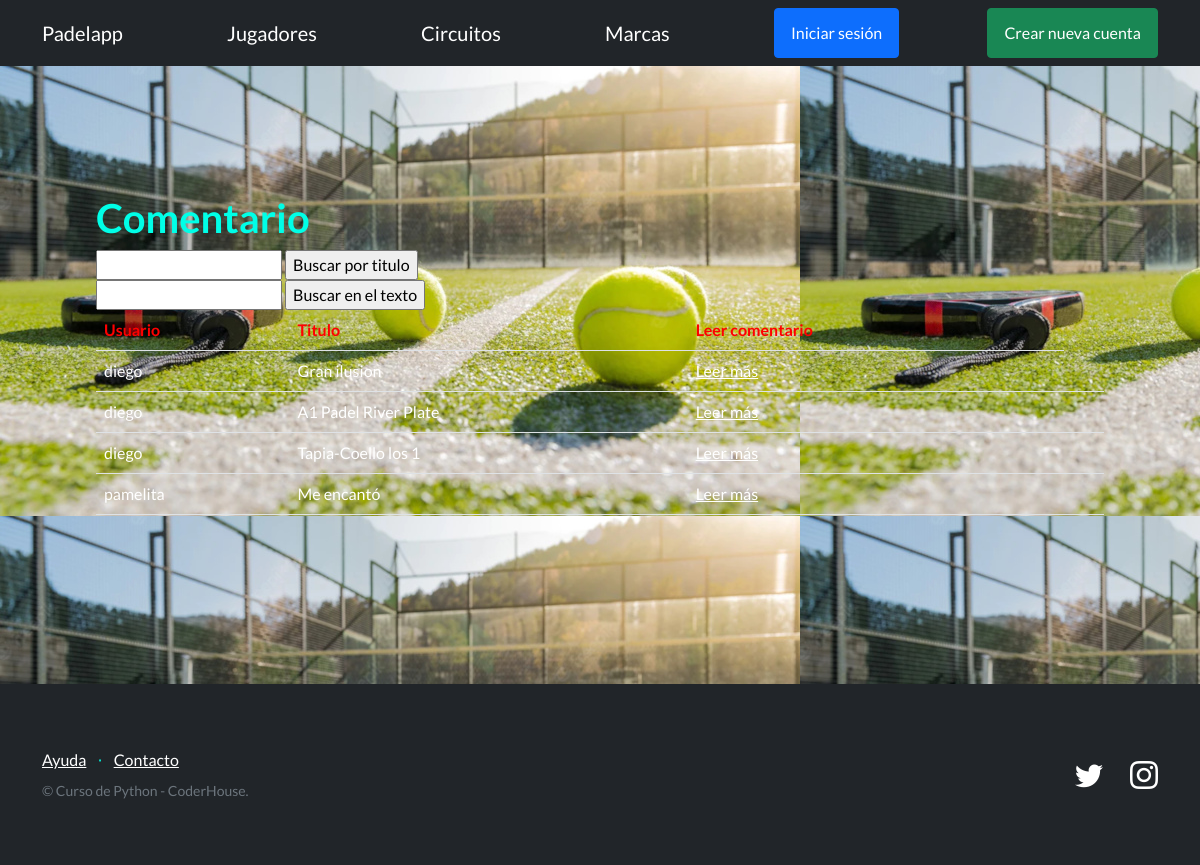
/PadelApp/listar_comentarios, run on an earlier commit of the app's database.
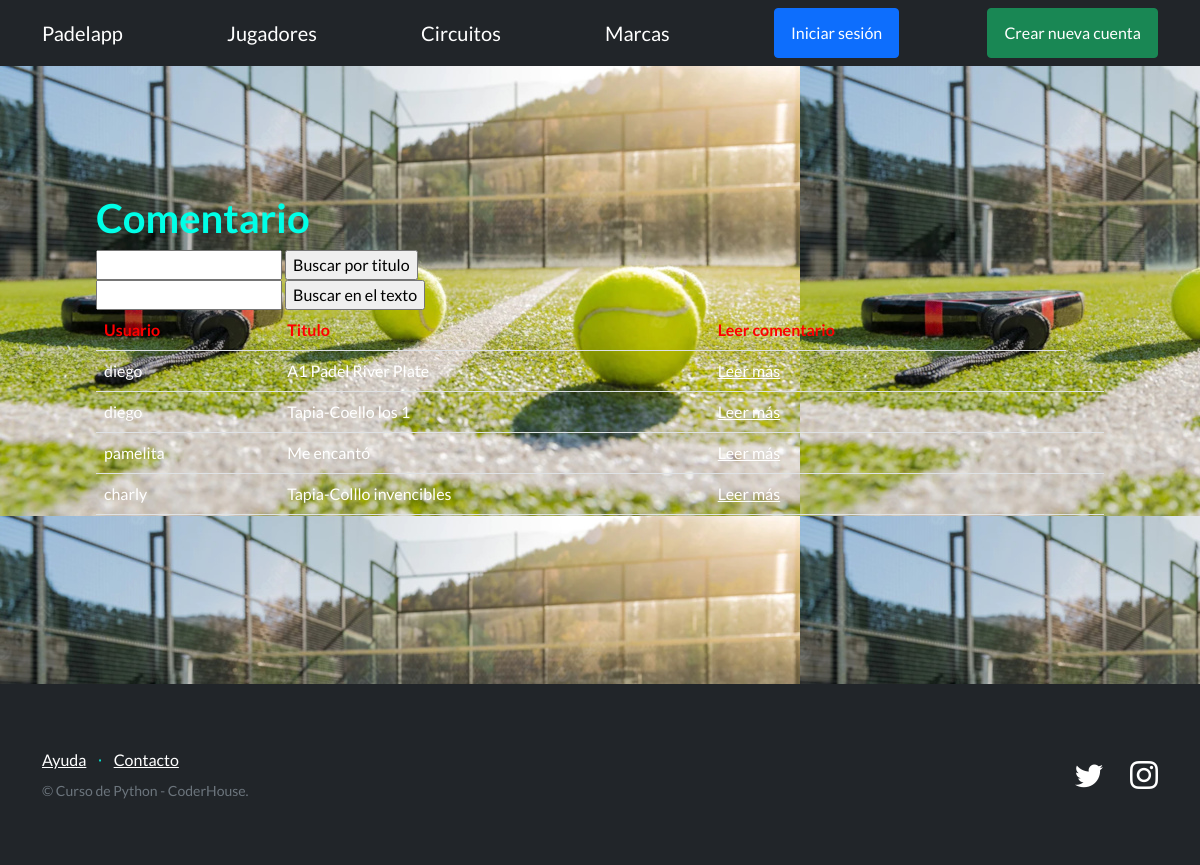
And on a later commit of the database.
### PadelApp/models.py (models this page shows, shortened)
class Comentario(models.Model):
    usuario = models.ForeignKey(User, on_delete=models.CASCADE)
    texto = models.TextField()
    titulo = models.CharField(max_length=100)
    fecha_creacion = models.DateTimeField(auto_now_add=True)

### PadelApp/views.py (the view)
# urls.py: path("listar_comentarios", ComentarioListView.as_view(), name="listar_comentarios" ),
class ComentarioListView(ListView):
    model = Comentario
    template_name = 'PadelApp/comentario.html'

### PadelApp/templates/PadelApp/comentario.html (shortened to what this page needs)
{% extends "PadelApp/base2.html" %}
{% block contenido %}
<section>
    <div>
      <h1>Comentario</h1>
      <form action="{% url 'buscar_comentario_titulo' %}" method="get">
        <input type="text" name="q">
        <input type="submit" value="Buscar por titulo">
      </form>
      <form action="{% url 'buscar_comentario_texto' %}" method="get">
        <input type="text" name="q">
        <input type="submit" value="Buscar en el texto">
      </form>
      <table class="table">
        <tbody>
          <tr>
            <th style="color:red">Usuario</th>
            <th style="color:red">Titulo</th>
            <th style="color:red"> Leer comentario</th>
            <th></th>
          </tr>
          {% for comentario in object_list %}
          <tr>
            <td style="color:white">{{ comentario.usuario }}</td>
            <td style="color:white">{{ comentario.titulo }}</td>
            <td>
                <a href = "{% url "detalle_comentario" comentario.id %}">Leer más</a>
            </td>
            <td>
            </td>
            <td>
            </td>
          </tr>
          {% empty %}
          <tr>
            <td style="color:red" colspan="5">No hay resultados para la búsqueda.</td>
          </tr>
          {% endfor %}
        </tbody>
      </table>
    </div>
  </section>
{% endblock contenido %}

What changed in the data, as far as the page shows it:
removed Comentario: usuario "diego", titulo "Gran ilusion"
added Comentario: usuario "charly", titulo "Tapia-Colllo invencibles"
